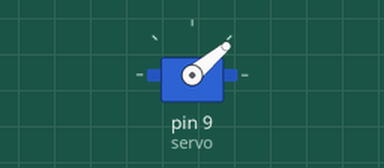
Bench run of a sketch on a simulated Arduino Uno, built with avr-gcc and run on an emulated ATmega328P. Shown: servo. Random numbers use the default seed unless the sketch sets one.

Above: at 0.06 s.
At 7.2 s:
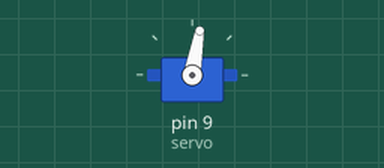
At 19.76 s:
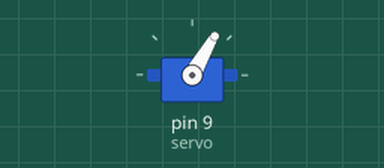
At 39.12 s:
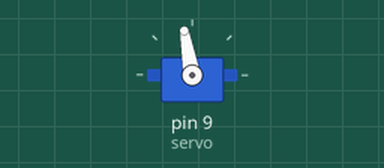
Timing chart, 0 to 40.0 s (numbered marks = the images above):
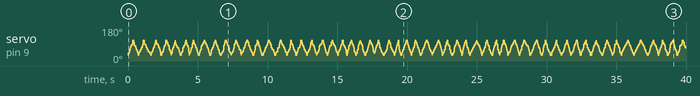

The sketch:

monoservo.ino
```cpp
#include <Servo.h>

Servo servo;

void setup(){
   servo.attach(9);
   servo.write(60);
}


void loop(){
     for (int i=30;i<110;i+=10){
       servo.write(i);
       delay(random(10,80));
     }
     for (int i=110;i>30;i-=10){
       servo.write(i);
       delay(random(10,80));
     }
}
```
